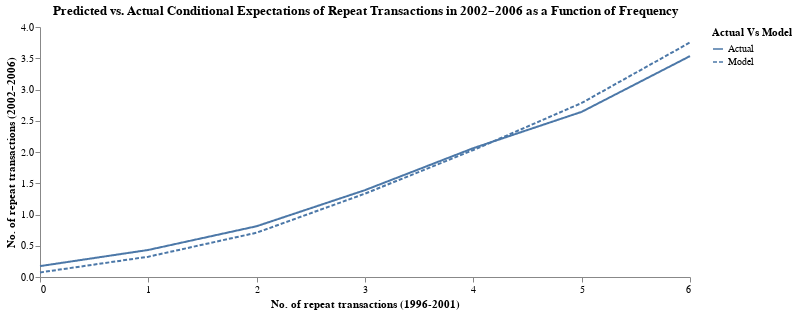

Notebook source saved alongside this figure:
### Code cell
(
    alt.Chart(ce_freq).mark_line().encode(
        x=alt.X('x', title='No. of repeat transactions (1996-2001)', axis=alt.Axis(labelAngle=0, values=np.arange(7))),
        y=alt.Y('CE by Freq', title='No. of repeat transactions (2002–2006)'),
        strokeDash='Actual Vs Model'
    ).properties(
            width=650,
            height=250,
            title='Predicted vs. Actual Conditional Expectations of Repeat Transactions in 2002–2006 as a Function of Frequency'
    ).configure_view(stroke=None).configure_axisY(grid=False).configure_axisX(grid=False)  
)

### Figure 1 — Vega-Lite specification as saved in the notebook (floating-point values rounded to 4 significant figures)
{"$schema": "https://vega.github.io/schema/vega-lite/v5.20.1.json", "config": {"axisX": {"grid": false}, "axisY": {"grid": false}, "view": {"continuousHeight": 300, "continuousWidth": 300, "stroke": null}}, "data": {"name": "data-9ab7e92dd53eecabfdd587673b2b9f14"}, "datasets": {"data-9ab7e92dd53eecabfdd587673b2b9f14": [{"Actual Vs Model": "Actual", "CE by Freq": 0.1744, "x": 0}, {"Actual Vs Model": "Actual", "CE by Freq": 0.4328, "x": 1}, {"Actual Vs Model": "Actual", "CE by Freq": 0.8126, "x": 2}, {"Actual Vs Model": "Actual", "CE by Freq": 1.39, "x": 3}, {"Actual Vs Model": "Actual", "CE by Freq": 2.062, "x": 4}, {"Actual Vs Model": "Actual", "CE by Freq": 2.643, "x": 5}, {"Actual Vs Model": "Actual", "CE by Freq": 3.534, "x": 6}, {"Actual Vs Model": "Model", "CE by Freq": 0.07287, "x": 0}, {"Actual Vs Model": "Model", "CE by Freq": 0.3249, "x": 1}, {"Actual Vs Model": "Model", "CE by Freq": 0.7089, "x": 2}, {"Actual Vs Model": "Model", "CE by Freq": 1.334, "x": 3}, {"Actual Vs Model": "Model", "CE by Freq": 2.031, "x": 4}, {"Actual Vs Model": "Model", "CE by Freq": 2.784, "x": 5}, {"Actual Vs Model": "Model", "CE by Freq": 3.753, "x": 6}]}, "encoding": {"strokeDash": {"field": "Actual Vs Model", "type": "nominal"}, "x": {"axis": {"labelAngle": 0, "values": [0, 1, 2, 3, 4, 5, 6]}, "field": "x", "title": "No. of repeat transactions (1996-2001)", "type": "quantitative"}, "y": {"field": "CE by Freq", "title": "No. of repeat transactions (2002–2006)", "type": "quantitative"}}, "height": 250, "mark": {"type": "line"}, "title": "Predicted vs. Actual Conditional Expectations of Repeat Transactions in 2002–2006 as a Function of Frequency", "width": 650}
